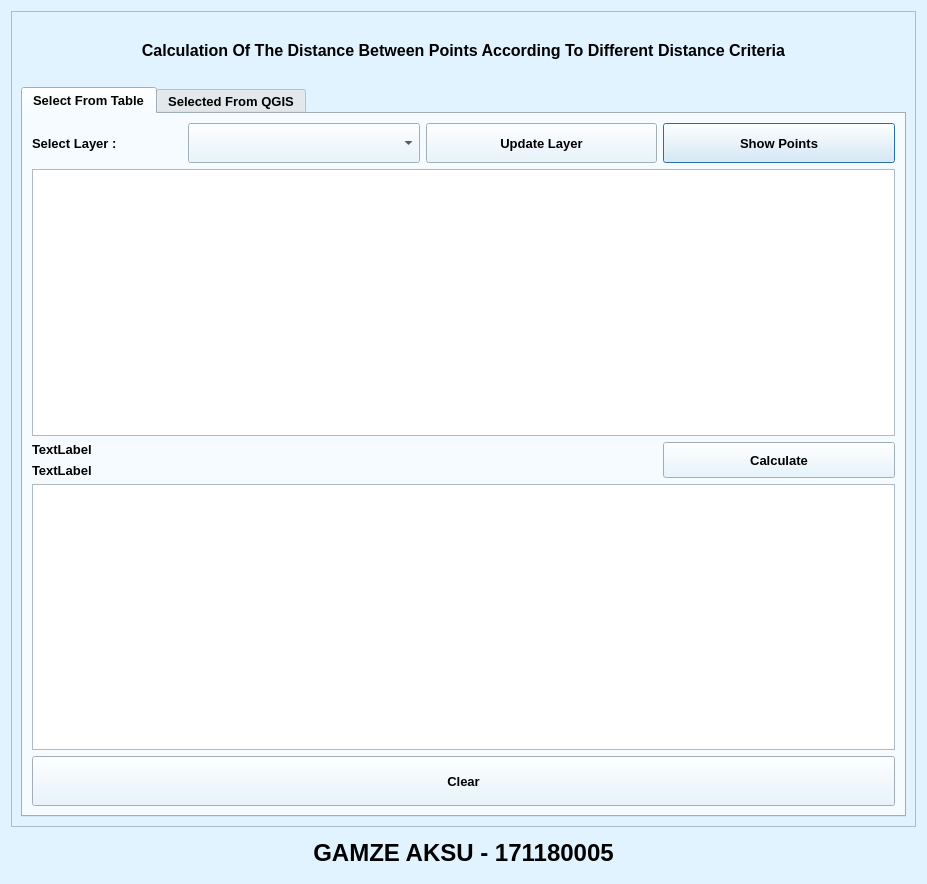
<?xml version="1.0" encoding="UTF-8"?>
<ui version="4.0">
 <class>DistancePluginDialogBase</class>
 <widget class="QDialog" name="DistancePluginDialogBase">
  <property name="geometry">
   <rect>
    <x>0</x>
    <y>0</y>
    <width>927</width>
    <height>884</height>
   </rect>
  </property>
  <property name="minimumSize">
   <size>
    <width>628</width>
    <height>884</height>
   </size>
  </property>
  <property name="palette">
   <palette>
    <active>
     <colorrole role="WindowText">
      <brush brushstyle="SolidPattern">
       <color alpha="255">
        <red>0</red>
        <green>0</green>
        <blue>0</blue>
       </color>
      </brush>
     </colorrole>
     <colorrole role="Button">
      <brush brushstyle="SolidPattern">
       <color alpha="255">
        <red>225</red>
        <green>243</green>
        <blue>255</blue>
       </color>
      </brush>
     </colorrole>
     <colorrole role="Light">
      <brush brushstyle="SolidPattern">
       <color alpha="255">
        <red>255</red>
        <green>255</green>
        <blue>255</blue>
       </color>
      </brush>
     </colorrole>
     <colorrole role="Midlight">
      <brush brushstyle="SolidPattern">
       <color alpha="255">
        <red>240</red>
        <green>249</green>
        <blue>255</blue>
       </color>
      </brush>
     </colorrole>
     <colorrole role="Dark">
      <brush brushstyle="SolidPattern">
       <color alpha="255">
        <red>112</red>
        <green>121</green>
        <blue>127</blue>
       </color>
      </brush>
     </colorrole>
     <colorrole role="Mid">
      <brush brushstyle="SolidPattern">
       <color alpha="255">
        <red>150</red>
        <green>162</green>
        <blue>170</blue>
       </color>
      </brush>
     </colorrole>
     <colorrole role="Text">
      <brush brushstyle="SolidPattern">
       <color alpha="255">
        <red>0</red>
        <green>0</green>
        <blue>0</blue>
       </color>
      </brush>
     </colorrole>
     <colorrole role="BrightText">
      <brush brushstyle="SolidPattern">
       <color alpha="255">
        <red>255</red>
        <green>255</green>
        <blue>255</blue>
       </color>
      </brush>
     </colorrole>
     <colorrole role="ButtonText">
      <brush brushstyle="SolidPattern">
       <color alpha="255">
        <red>0</red>
        <green>0</green>
        <blue>0</blue>
       </color>
      </brush>
     </colorrole>
     <colorrole role="Base">
      <brush brushstyle="SolidPattern">
       <color alpha="255">
        <red>255</red>
        <green>255</green>
        <blue>255</blue>
       </color>
      </brush>
     </colorrole>
     <colorrole role="Window">
      <brush brushstyle="SolidPattern">
       <color alpha="255">
        <red>225</red>
        <green>243</green>
        <blue>255</blue>
       </color>
      </brush>
     </colorrole>
     <colorrole role="Shadow">
      <brush brushstyle="SolidPattern">
       <color alpha="255">
        <red>0</red>
        <green>0</green>
        <blue>0</blue>
       </color>
      </brush>
     </colorrole>
     <colorrole role="AlternateBase">
      <brush brushstyle="SolidPattern">
       <color alpha="255">
        <red>240</red>
        <green>249</green>
        <blue>255</blue>
       </color>
      </brush>
     </colorrole>
     <colorrole role="ToolTipBase">
      <brush brushstyle="SolidPattern">
       <color alpha="255">
        <red>255</red>
        <green>255</green>
        <blue>220</blue>
       </color>
      </brush>
     </colorrole>
     <colorrole role="ToolTipText">
      <brush brushstyle="SolidPattern">
       <color alpha="255">
        <red>0</red>
        <green>0</green>
        <blue>0</blue>
       </color>
      </brush>
     </colorrole>
     <colorrole role="PlaceholderText">
      <brush brushstyle="SolidPattern">
       <color alpha="128">
        <red>0</red>
        <green>0</green>
        <blue>0</blue>
       </color>
      </brush>
     </colorrole>
    </active>
    <inactive>
     <colorrole role="WindowText">
      <brush brushstyle="SolidPattern">
       <color alpha="255">
        <red>0</red>
        <green>0</green>
        <blue>0</blue>
       </color>
      </brush>
     </colorrole>
     <colorrole role="Button">
      <brush brushstyle="SolidPattern">
       <color alpha="255">
        <red>225</red>
        <green>243</green>
        <blue>255</blue>
       </color>
      </brush>
     </colorrole>
     <colorrole role="Light">
      <brush brushstyle="SolidPattern">
       <color alpha="255">
        <red>255</red>
        <green>255</green>
        <blue>255</blue>
       </color>
      </brush>
     </colorrole>
     <colorrole role="Midlight">
      <brush brushstyle="SolidPattern">
       <color alpha="255">
        <red>240</red>
        <green>249</green>
        <blue>255</blue>
       </color>
      </brush>
     </colorrole>
     <colorrole role="Dark">
      <brush brushstyle="SolidPattern">
       <color alpha="255">
        <red>112</red>
        <green>121</green>
        <blue>127</blue>
       </color>
      </brush>
     </colorrole>
     <colorrole role="Mid">
      <brush brushstyle="SolidPattern">
       <color alpha="255">
        <red>150</red>
        <green>162</green>
        <blue>170</blue>
       </color>
      </brush>
     </colorrole>
     <colorrole role="Text">
      <brush brushstyle="SolidPattern">
       <color alpha="255">
        <red>0</red>
        <green>0</green>
        <blue>0</blue>
       </color>
      </brush>
     </colorrole>
     <colorrole role="BrightText">
      <brush brushstyle="SolidPattern">
       <color alpha="255">
        <red>255</red>
        <green>255</green>
        <blue>255</blue>
       </color>
      </brush>
     </colorrole>
     <colorrole role="ButtonText">
      <brush brushstyle="SolidPattern">
       <color alpha="255">
        <red>0</red>
        <green>0</green>
        <blue>0</blue>
       </color>
      </brush>
     </colorrole>
     <colorrole role="Base">
      <brush brushstyle="SolidPattern">
       <color alpha="255">
        <red>255</red>
        <green>255</green>
        <blue>255</blue>
       </color>
      </brush>
     </colorrole>
     <colorrole role="Window">
      <brush brushstyle="SolidPattern">
       <color alpha="255">
        <red>225</red>
        <green>243</green>
        <blue>255</blue>
       </color>
      </brush>
     </colorrole>
     <colorrole role="Shadow">
      <brush brushstyle="SolidPattern">
       <color alpha="255">
        <red>0</red>
        <green>0</green>
        <blue>0</blue>
       </color>
      </brush>
     </colorrole>
     <colorrole role="AlternateBase">
      <brush brushstyle="SolidPattern">
       <color alpha="255">
        <red>240</red>
        <green>249</green>
        <blue>255</blue>
       </color>
      </brush>
     </colorrole>
     <colorrole role="ToolTipBase">
      <brush brushstyle="SolidPattern">
       <color alpha="255">
        <red>255</red>
        <green>255</green>
        <blue>220</blue>
       </color>
      </brush>
     </colorrole>
     <colorrole role="ToolTipText">
      <brush brushstyle="SolidPattern">
       <color alpha="255">
        <red>0</red>
        <green>0</green>
        <blue>0</blue>
       </color>
      </brush>
     </colorrole>
     <colorrole role="PlaceholderText">
      <brush brushstyle="SolidPattern">
       <color alpha="128">
        <red>0</red>
        <green>0</green>
        <blue>0</blue>
       </color>
      </brush>
     </colorrole>
    </inactive>
    <disabled>
     <colorrole role="WindowText">
      <brush brushstyle="SolidPattern">
       <color alpha="255">
        <red>112</red>
        <green>121</green>
        <blue>127</blue>
       </color>
      </brush>
     </colorrole>
     <colorrole role="Button">
      <brush brushstyle="SolidPattern">
       <color alpha="255">
        <red>225</red>
        <green>243</green>
        <blue>255</blue>
       </color>
      </brush>
     </colorrole>
     <colorrole role="Light">
      <brush brushstyle="SolidPattern">
       <color alpha="255">
        <red>255</red>
        <green>255</green>
        <blue>255</blue>
       </color>
      </brush>
     </colorrole>
     <colorrole role="Midlight">
      <brush brushstyle="SolidPattern">
       <color alpha="255">
        <red>240</red>
        <green>249</green>
        <blue>255</blue>
       </color>
      </brush>
     </colorrole>
     <colorrole role="Dark">
      <brush brushstyle="SolidPattern">
       <color alpha="255">
        <red>112</red>
        <green>121</green>
        <blue>127</blue>
       </color>
      </brush>
     </colorrole>
     <colorrole role="Mid">
      <brush brushstyle="SolidPattern">
       <color alpha="255">
        <red>150</red>
        <green>162</green>
        <blue>170</blue>
       </color>
      </brush>
     </colorrole>
     <colorrole role="Text">
      <brush brushstyle="SolidPattern">
       <color alpha="255">
        <red>112</red>
        <green>121</green>
        <blue>127</blue>
       </color>
      </brush>
     </colorrole>
     <colorrole role="BrightText">
      <brush brushstyle="SolidPattern">
       <color alpha="255">
        <red>255</red>
        <green>255</green>
        <blue>255</blue>
       </color>
      </brush>
     </colorrole>
     <colorrole role="ButtonText">
      <brush brushstyle="SolidPattern">
       <color alpha="255">
        <red>112</red>
        <green>121</green>
        <blue>127</blue>
       </color>
      </brush>
     </colorrole>
     <colorrole role="Base">
      <brush brushstyle="SolidPattern">
       <color alpha="255">
        <red>225</red>
        <green>243</green>
        <blue>255</blue>
       </color>
      </brush>
     </colorrole>
     <colorrole role="Window">
      <brush brushstyle="SolidPattern">
       <color alpha="255">
        <red>225</red>
        <green>243</green>
        <blue>255</blue>
       </color>
      </brush>
     </colorrole>
     <colorrole role="Shadow">
      <brush brushstyle="SolidPattern">
       <color alpha="255">
        <red>0</red>
        <green>0</green>
        <blue>0</blue>
       </color>
      </brush>
     </colorrole>
     <colorrole role="AlternateBase">
      <brush brushstyle="SolidPattern">
       <color alpha="255">
        <red>225</red>
        <green>243</green>
        <blue>255</blue>
       </color>
      </brush>
     </colorrole>
     <colorrole role="ToolTipBase">
      <brush brushstyle="SolidPattern">
       <color alpha="255">
        <red>255</red>
        <green>255</green>
        <blue>220</blue>
       </color>
      </brush>
     </colorrole>
     <colorrole role="ToolTipText">
      <brush brushstyle="SolidPattern">
       <color alpha="255">
        <red>0</red>
        <green>0</green>
        <blue>0</blue>
       </color>
      </brush>
     </colorrole>
     <colorrole role="PlaceholderText">
      <brush brushstyle="SolidPattern">
       <color alpha="128">
        <red>0</red>
        <green>0</green>
        <blue>0</blue>
       </color>
      </brush>
     </colorrole>
    </disabled>
   </palette>
  </property>
  <property name="font">
   <font>
    <pointsize>10</pointsize>
    <weight>75</weight>
    <bold>true</bold>
   </font>
  </property>
  <property name="windowTitle">
   <string>DistancePlugin</string>
  </property>
  <layout class="QVBoxLayout" name="verticalLayout_2">
   <item>
    <widget class="QFrame" name="frame">
     <property name="frameShape">
      <enum>QFrame::StyledPanel</enum>
     </property>
     <property name="frameShadow">
      <enum>QFrame::Raised</enum>
     </property>
     <layout class="QGridLayout" name="gridLayout">
      <item row="0" column="0">
       <widget class="QLabel" name="label_2">
        <property name="minimumSize">
         <size>
          <width>0</width>
          <height>60</height>
         </size>
        </property>
        <property name="font">
         <font>
          <pointsize>12</pointsize>
          <weight>75</weight>
          <bold>true</bold>
         </font>
        </property>
        <property name="text">
         <string>&lt;html&gt;&lt;head/&gt;&lt;body&gt;&lt;p align=&quot;center&quot;&gt;Calculation Of The Distance Between Points According To Different Distance Criteria&lt;/p&gt;&lt;/body&gt;&lt;/html&gt;</string>
        </property>
        <property name="textFormat">
         <enum>Qt::AutoText</enum>
        </property>
        <property name="wordWrap">
         <bool>true</bool>
        </property>
       </widget>
      </item>
      <item row="1" column="0">
       <widget class="QTabWidget" name="tabWidget">
        <property name="currentIndex">
         <number>0</number>
        </property>
        <widget class="QWidget" name="tab">
         <attribute name="title">
          <string>Select From Table</string>
         </attribute>
         <layout class="QGridLayout" name="gridLayout_2">
          <item row="0" column="3">
           <widget class="QPushButton" name="pbShow">
            <property name="sizePolicy">
             <sizepolicy hsizetype="Minimum" vsizetype="Minimum">
              <horstretch>0</horstretch>
              <verstretch>0</verstretch>
             </sizepolicy>
            </property>
            <property name="minimumSize">
             <size>
              <width>150</width>
              <height>40</height>
             </size>
            </property>
            <property name="text">
             <string>Show Points</string>
            </property>
           </widget>
          </item>
          <item row="2" column="3">
           <widget class="QPushButton" name="pbCalculate">
            <property name="sizePolicy">
             <sizepolicy hsizetype="Preferred" vsizetype="Preferred">
              <horstretch>0</horstretch>
              <verstretch>0</verstretch>
             </sizepolicy>
            </property>
            <property name="maximumSize">
             <size>
              <width>300</width>
              <height>50</height>
             </size>
            </property>
            <property name="text">
             <string>Calculate</string>
            </property>
           </widget>
          </item>
          <item row="2" column="0" colspan="3">
           <layout class="QVBoxLayout" name="verticalLayout">
            <item>
             <widget class="QLabel" name="lbl_selectedLayer">
              <property name="sizePolicy">
               <sizepolicy hsizetype="Fixed" vsizetype="Preferred">
                <horstretch>0</horstretch>
                <verstretch>0</verstretch>
               </sizepolicy>
              </property>
              <property name="text">
               <string>TextLabel</string>
              </property>
             </widget>
            </item>
            <item>
             <widget class="QLabel" name="lbl_selectedLayer_2">
              <property name="sizePolicy">
               <sizepolicy hsizetype="Fixed" vsizetype="Fixed">
                <horstretch>0</horstretch>
                <verstretch>0</verstretch>
               </sizepolicy>
              </property>
              <property name="text">
               <string>TextLabel</string>
              </property>
             </widget>
            </item>
           </layout>
          </item>
          <item row="0" column="1">
           <widget class="QComboBox" name="comboBox">
            <property name="sizePolicy">
             <sizepolicy hsizetype="Minimum" vsizetype="Preferred">
              <horstretch>0</horstretch>
              <verstretch>0</verstretch>
             </sizepolicy>
            </property>
            <property name="minimumSize">
             <size>
              <width>120</width>
              <height>0</height>
             </size>
            </property>
           </widget>
          </item>
          <item row="1" column="0" colspan="4">
           <widget class="QTableWidget" name="twPoints"/>
          </item>
          <item row="4" column="0" colspan="4">
           <widget class="QTableWidget" name="twDistances"/>
          </item>
          <item row="0" column="0">
           <widget class="QLabel" name="label">
            <property name="sizePolicy">
             <sizepolicy hsizetype="MinimumExpanding" vsizetype="Preferred">
              <horstretch>0</horstretch>
              <verstretch>0</verstretch>
             </sizepolicy>
            </property>
            <property name="minimumSize">
             <size>
              <width>150</width>
              <height>30</height>
             </size>
            </property>
            <property name="maximumSize">
             <size>
              <width>100</width>
              <height>30</height>
             </size>
            </property>
            <property name="text">
             <string>Select Layer :     </string>
            </property>
           </widget>
          </item>
          <item row="0" column="2">
           <widget class="QPushButton" name="pbUpdate">
            <property name="maximumSize">
             <size>
              <width>16777215</width>
              <height>50</height>
             </size>
            </property>
            <property name="text">
             <string>Update Layer</string>
            </property>
           </widget>
          </item>
          <item row="5" column="0" colspan="4">
           <widget class="QPushButton" name="pbClear">
            <property name="sizePolicy">
             <sizepolicy hsizetype="Minimum" vsizetype="Expanding">
              <horstretch>0</horstretch>
              <verstretch>0</verstretch>
             </sizepolicy>
            </property>
            <property name="maximumSize">
             <size>
              <width>16777215</width>
              <height>50</height>
             </size>
            </property>
            <property name="text">
             <string>Clear</string>
            </property>
           </widget>
          </item>
         </layout>
        </widget>
        <widget class="QWidget" name="tab_2">
         <attribute name="title">
          <string>Selected From QGIS</string>
         </attribute>
         <layout class="QGridLayout" name="gridLayout_3">
          <item row="0" column="0">
           <widget class="QPushButton" name="pbSelected">
            <property name="sizePolicy">
             <sizepolicy hsizetype="Minimum" vsizetype="Minimum">
              <horstretch>0</horstretch>
              <verstretch>0</verstretch>
             </sizepolicy>
            </property>
            <property name="minimumSize">
             <size>
              <width>0</width>
              <height>60</height>
             </size>
            </property>
            <property name="text">
             <string>Show Selected Points</string>
            </property>
           </widget>
          </item>
          <item row="1" column="0">
           <widget class="QTableWidget" name="twSelectedPoints">
            <property name="sizePolicy">
             <sizepolicy hsizetype="Expanding" vsizetype="Minimum">
              <horstretch>0</horstretch>
              <verstretch>0</verstretch>
             </sizepolicy>
            </property>
           </widget>
          </item>
          <item row="2" column="0">
           <widget class="QPushButton" name="pbCalculate_2">
            <property name="sizePolicy">
             <sizepolicy hsizetype="Minimum" vsizetype="Fixed">
              <horstretch>5</horstretch>
              <verstretch>58</verstretch>
             </sizepolicy>
            </property>
            <property name="minimumSize">
             <size>
              <width>0</width>
              <height>60</height>
             </size>
            </property>
            <property name="text">
             <string>Calculate</string>
            </property>
           </widget>
          </item>
          <item row="3" column="0">
           <widget class="QTableWidget" name="twDistancesQGIS"/>
          </item>
         </layout>
        </widget>
       </widget>
      </item>
     </layout>
    </widget>
   </item>
   <item>
    <widget class="QLabel" name="label_3">
     <property name="minimumSize">
      <size>
       <width>0</width>
       <height>40</height>
      </size>
     </property>
     <property name="font">
      <font>
       <pointsize>18</pointsize>
       <weight>75</weight>
       <bold>true</bold>
      </font>
     </property>
     <property name="text">
      <string>&lt;html&gt;&lt;head/&gt;&lt;body&gt;&lt;p align=&quot;center&quot;&gt;GAMZE AKSU - 171180005&lt;/p&gt;&lt;/body&gt;&lt;/html&gt;</string>
     </property>
    </widget>
   </item>
  </layout>
 </widget>
 <resources/>
 <connections/>
</ui>
